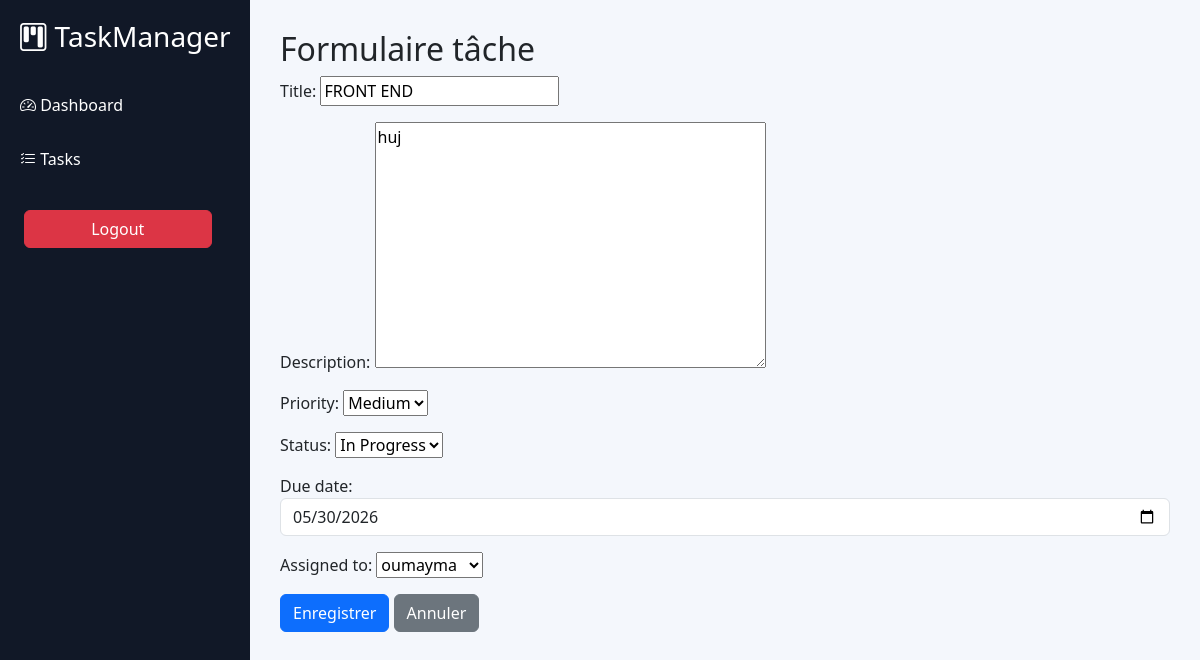
Screenshot of /update/2/ (signed in) with the database file from the repository.
### tasks/models.py (models this page shows, shortened)
class Task(models.Model):
    PRIORITY_CHOICES = [
        ('Low', 'Low'),
        ('Medium', 'Medium'),
        ('High', 'High'),
    ]
    STATUS_CHOICES = [
        ('Pending', 'Pending'),
        ('In Progress', 'In Progress'),
        ('Completed', 'Completed'),
    ]
    title = models.CharField(max_length=200)
    description = models.TextField()
    priority = models.CharField(
        max_length=20,
        choices=PRIORITY_CHOICES,
        default='Medium'
    )
    status = models.CharField(
        max_length=20,
        choices=STATUS_CHOICES,
        default='Pending'
    )
    due_date = models.DateField()
    created_at = models.DateTimeField(auto_now_add=True)
    assigned_to = models.ForeignKey(
        User,
        on_delete=models.CASCADE
    )

### tasks/views.py (the view)
# urls.py: path('update/<int:id>/', views.task_update, name='task_update'),
@login_required
def task_update(request, id):
    if not request.user.is_staff:
        messages.error(request, "Accès refusé : réservé à l'admin.")
        return redirect('task_list')
    task = get_object_or_404(Task, id=id)
    form = TaskForm(request.POST or None, instance=task)
    if form.is_valid():
        form.save()
        return redirect('task_list')
    return render(request, 'tasks/task_form.html', {'form': form})

### tasks/forms.py
class TaskForm(forms.ModelForm):
    class Meta:
        model = Task
        fields = [
            'title',
            'description',
            'priority',
            'status',
            'due_date',
            'assigned_to',
        ]
        widgets = {
            'due_date': forms.DateInput(
                attrs={
                    'type': 'date',
                    'class': 'form-control'
                }
            ),
        }

### templates/tasks/task_form.html (shortened to what this page needs)
{% extends 'tasks/base.html' %}
{% block content %}
<h2>Formulaire tâche</h2>
<form method="post">
    {{ form.as_p }}
    <button type="submit" class="btn btn-primary">Enregistrer</button>
    <a href="{% url 'task_list' %}" class="btn btn-secondary">Annuler</a>
</form>
{% endblock %}

### templates/tasks/base.html (style rules this page uses)
body { background:#f4f7fc; }

### rows the page displays
Task: title "FRONT END", description "huj", priority "Medium", status "In Progress", due_date "05/30/2026", assigned_to "oumayma"
